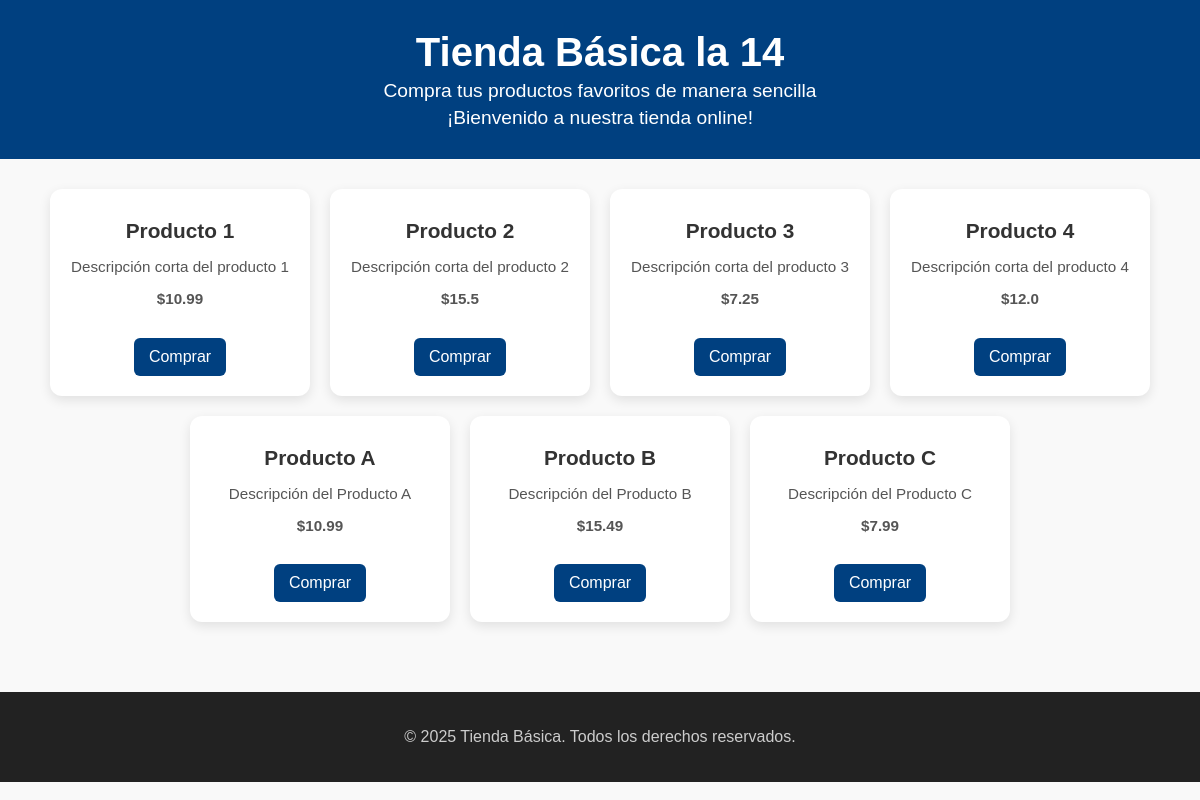
The page / on the database its author committed.
### tables this page shows
CREATE TABLE productos (
            id INTEGER PRIMARY KEY AUTOINCREMENT,
            nombre TEXT NOT NULL,
            descripcion TEXT,
            precio REAL NOT NULL
        );

### app/routes.py (the view)
@bp.route("/")
def index():
    conn = get_connection() # Obtener conexión a la base de datos
    cursor = conn.cursor()# Crear cursor para ejecutar consultas
    cursor.execute("SELECT * FROM productos")# Ejecutar consulta
    productos = cursor.fetchall()# Obtener todos los productos
    conn.close() # Cerrar conexión
    return render_template("index.html", productos=productos) # Renderizar plantilla con productos

### app/database.py (called while the page is built)
def get_connection():
    conn = sqlite3.connect(DB_PATH)
    conn.row_factory = sqlite3.Row
    return conn

### app/templates/index.html (shortened to what this page needs)
<!DOCTYPE html>
<html lang="es">
<head>
  <link rel="stylesheet" href="../static/style.css">
</head>
<body>
  <header>
    <h1>Tienda Básica la 14</h1>
    <p>Compra tus productos favoritos de manera sencilla</p>
    <p>¡Bienvenido a nuestra tienda online!</p>
  </header>
 <main>
  <section class="productos">
    {% for producto in productos %}
    <div class="producto">
      <h2>{{ producto['nombre'] }}</h2>
      <p>{{ producto['descripcion'] }}</p>
      <p><strong>${{ producto['precio'] }}</strong></p>
      <button>Comprar</button>
    </div>
    {% endfor %}
  </section>
</main>
  <footer>
    <p>© 2025 Tienda Básica. Todos los derechos reservados.</p>
  </footer>
</body>
</html>

### app/static/style.css (style rules this page uses)
body { font-family: Arial, sans-serif; background: #f9f9f9; color: #333; text-align: center; margin: 0; padding: 0; }
header { background-color: #004080; color: white; padding: 30px 0; }
header h1 { margin: 0; font-size: 2.5em; }
header p { margin: 5px 0 0 0; font-size: 1.2em; }
main { padding: 30px 20px; }
.productos { display: flex; flex-wrap: wrap; justify-content: center; gap: 20px; }
.producto { background: white; padding: 20px; border-radius: 12px; box-shadow: 0 4px 12px rgba(0,0,0,0.1); width: 220px; transition: transform 0.2s, box-shadow 0.2s; }
.producto h2 { font-size: 1.3em; margin: 10px 0; }
.producto p { font-size: 0.95em; color: #555; }
.producto button { margin-top: 15px; padding: 10px 15px; background: #004080; color: white; border: none; border-radius: 6px; cursor: pointer; font-size: 1em; }
footer { background-color: #222; color: #ccc; padding: 20px 0; margin-top: 40px; }

### rows shown on the page
productos: nombre "Producto 1", descripcion "Descripción corta del producto 1", precio "10.99"
productos: nombre "Producto 2", descripcion "Descripción corta del producto 2", precio "15.5"
productos: nombre "Producto 3", descripcion "Descripción corta del producto 3", precio "7.25"
productos: nombre "Producto 4", descripcion "Descripción corta del producto 4", precio "12.0"
productos: nombre "Producto A", descripcion "Descripción del Producto A", precio "10.99"
productos: nombre "Producto B", descripcion "Descripción del Producto B", precio "15.49"
productos: nombre "Producto C", descripcion "Descripción del Producto C", precio "7.99"
